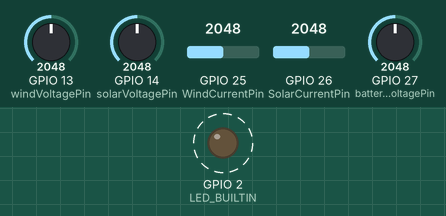
A program run on a simulated ESP32. Shown: output pins drawn as LEDs (lit = HIGH). Dashed ring = blinking. The inputs (shaded band) are chosen by the test bench; at power-on: GPIO 13 (windVoltagePin) = 2048, GPIO 14 (solarVoltagePin) = 2048, GPIO 25 (WindCurrentPin) = 2048, GPIO 26 (SolarCurrentPin) = 2048, GPIO 27 (batteryVoltagePin) = 2048. Pins used as bus, display or sensor lines are not drawn; what the program prints to the serial monitor is not drawn.

Above: at 0.5 s.
Timing chart, 0 to 3.0 s (numbered marks = the images above):
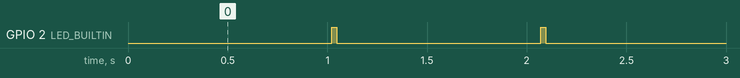

The program:

main.cpp
```cpp
#include <Arduino.h>

#include <HardwareSerial.h>
#define RX_pin 33
#define TX_pin 32
HardwareSerial ESP32_B(1); // UART1 channel

#include <PZEM004Tv30.h>
#define windPZEM_RX 17
#define windPZEM_TX 16
PZEM004Tv30 windPZEM(Serial2, windPZEM_RX, windPZEM_TX); // UART2 (Serial2) channel

#include <UltrasonicAnemometer.h>
#include <SoftwareSerial.h>
#define DI 5
#define DE 18
#define RE 19
#define RO 21
// UltrasonicAnemometer anemometer(DI, DE, RE, RO);
const byte anemometer[] = {0x01, 0x03, 0x00, 0x00, 0x00, 0x02, 0xC4, 0x0B};
byte values[9];

SoftwareSerial ultrasonicAnemometer(RO, DI, false);

#include <VoltageDivider.h>
#define Vref 3.3
#define solarVoltagePin 14
#define solarR1 225000.0
#define solarR2 9960.0
#define solarVoltageOffset 1.0299
VoltageDivider solar(solarVoltagePin, solarR1, solarR2, solarVoltageOffset, Vref);
#define windVoltagePin 13
#define windR1 226000.0
#define windR2 9920.0
#define windVoltageOffset 29.4525
float vIn;
float vOut;
float voltageSensorVal;
// VoltageDivider wind(solarVoltagePin, solarR1, solarR2, solarVoltageOffset, Vref);
#define batteryVoltagePin 27
#define batteryR1 29800.0
#define batteryR2 7500.0
#define batteryVoltageOffset 1.10567
#define batMinVolt 10.5
#define batMaxVolt 13.7
VoltageDivider battery(batteryVoltagePin, batteryR1, batteryR2, batteryVoltageOffset, Vref);

#define SolarCurrentPin 26
#define WindCurrentPin 25
float sensorValue = 0;
const float calibrationFactor = 100.0;           // 100mV per Ampere for ACS712-20A
const float ACS712_FULL_SCALE_CURRENT = 20;      // 20A for ACS712-20A
const float SOLAR_VOLTAGE_DIVIDER_RATIO = 1.865; // Adjust this based on your voltage divider
const float WIND_VOLTAGE_DIVIDER_RATIO = 1.79;
const float ZERO_CURRENT_VOLTAGE = 2.4; // Assuming 2.5V at zero current (adjust if needed)

void blinkLED(int);

void setup()
{
  Serial.begin(115200);
  ESP32_B.begin(115200, SERIAL_8N1, TX_pin, RX_pin); // TX=17, RX=16
  pinMode(LED_BUILTIN, OUTPUT);
  pinMode(SolarCurrentPin, INPUT);
  pinMode(WindCurrentPin, INPUT);

  solar.begin();
  // wind.begin();
  battery.begin();
  ultrasonicAnemometer.begin(4800);
  pinMode(RE, OUTPUT);
  pinMode(DE, OUTPUT);
  // anemometer.begin();
  // anemometer.setWindDirectionOffset(195);
}

ulong previousMillis = 0;
float Wind_Speed_m_s, Wind_Speed_kph;
int Wind_Direction;

void loop()
{
  while (true)
  {
    // Check for the start of frame marker
    if (ultrasonicAnemometer.peek() == -1)
    {
      // Start of frame detected, exit the synchronization loop
      break;
    }
    // Discard any bytes until the start of frame is found
    ultrasonicAnemometer.read();
  }

  digitalWrite(DE, HIGH);
  digitalWrite(RE, HIGH);
  delay(10);

  ultrasonicAnemometer.write(anemometer, sizeof(anemometer));

  digitalWrite(DE, LOW);
  digitalWrite(RE, LOW);
  delay(10);

  unsigned long startTime = millis();
  while (ultrasonicAnemometer.available() < 9 && millis() - startTime < 1000)
  {
    delay(1);
  }

  if (ultrasonicAnemometer.available() >= 9)
  {
    // Read the response
    byte index = 0;
    while (ultrasonicAnemometer.available() && index < 9)
    {
      values[index] = ultrasonicAnemometer.read();
      // Serial.print(values[index], HEX);
      // Serial.print(" ");
      index++;
    }
    // Serial.println();

    // Parse the Wind Speed value
    int Wind_Speed_Int = int(values[3] << 8 | values[4]);
    Wind_Speed_m_s = Wind_Speed_Int / 100.0;
    Wind_Speed_kph = Wind_Speed_m_s * 3.6; // Conversion to km/h

    // Parse the Wind Direction value
    Wind_Direction = int(values[5] << 8 | values[6]);

    if (Wind_Speed_m_s <= 0)
    {
      Wind_Speed_kph = 0;
      Wind_Direction = 0;
    }
  }
  else
  {
    Serial.println("Sensor timeout or incomplete frame");
  }

  voltageSensorVal = analogRead(windVoltagePin);
  vOut = (voltageSensorVal / 4095) * Vref;
  vIn = vOut * windVoltageOffset;

  int SolarAnalogValue = analogRead(SolarCurrentPin);
  int WindAnalogValue = analogRead(WindCurrentPin);

  // Convert analog reading to voltage (assuming 3.3V ADC reference)
  float SolarSensorCurrent = SolarAnalogValue * (3.3 / 4095.0);
  float WindSensorCurrent = WindAnalogValue * (3.3 / 4095.0);

  // Adjust for the voltage divider
  SolarSensorCurrent *= SOLAR_VOLTAGE_DIVIDER_RATIO;
  WindSensorCurrent *= WIND_VOLTAGE_DIVIDER_RATIO;

  // Calculate the offset voltage from the zero-current voltage
  float SolarOffsetVoltage = SolarSensorCurrent - ZERO_CURRENT_VOLTAGE;
  float WindOffsetVoltage = WindSensorCurrent - ZERO_CURRENT_VOLTAGE;

  // Calculate current (mV per Ampere)
  float SolarCurrent = SolarOffsetVoltage / (calibrationFactor / 1000.0);
  float WindCurrent = WindOffsetVoltage / (calibrationFactor / 1000.0);
  if (SolarCurrent < 0.2)
  {
    SolarCurrent = 0;
  }
  if (WindCurrent < 0.2)
  {
    WindCurrent = 0;
  }

  float solarVoltage = solar.readVoltage();
  float solarCurrent = SolarCurrent;
  float windVoltage;
  float windCurrent = WindCurrent;
  float windSpeed_kph = Wind_Speed_kph;
  int windDirection = Wind_Direction;
  float batteryVoltage = battery.readVoltage();
  float batteryPercentage = battery.readPercentage(batMinVolt, batMaxVolt);

  windVoltage = windSpeed_kph * 1.488416988;

  if (windVoltage < 0)
  {
    windVoltage = 0;
  }

  if (millis() - previousMillis >= 500)
  {
    previousMillis = millis();
    Serial.printf("%0.2f,%0.2f,%0.2f,%0.2f,%0.2f,%d,%0.2f,%0.2f\n",
                  solarVoltage,
                  solarCurrent,
                  windVoltage,
                  windCurrent,
                  windSpeed_kph,
                  windDirection,
                  batteryVoltage,
                  batteryPercentage);
    ESP32_B.printf("%0.2f,%0.2f,%0.2f,%0.2f,%0.2f,%d,%0.2f,%0.2f\n",
                   solarVoltage,
                   solarCurrent,
                   windVoltage,
                   windCurrent,
                   windSpeed_kph,
                   windDirection,
                   batteryVoltage,
                   batteryPercentage);
    Serial.println("Sent to ESP-B");
    blinkLED(25);
  }
}

void blinkLED(int interval)
{
  digitalWrite(LED_BUILTIN, HIGH);
  delay(interval);
  digitalWrite(LED_BUILTIN, LOW);
}
```

Measured:
- by itself, GPIO 2 (LED_BUILTIN): alternates HIGH for 0.03 s and LOW for 1.0 s
